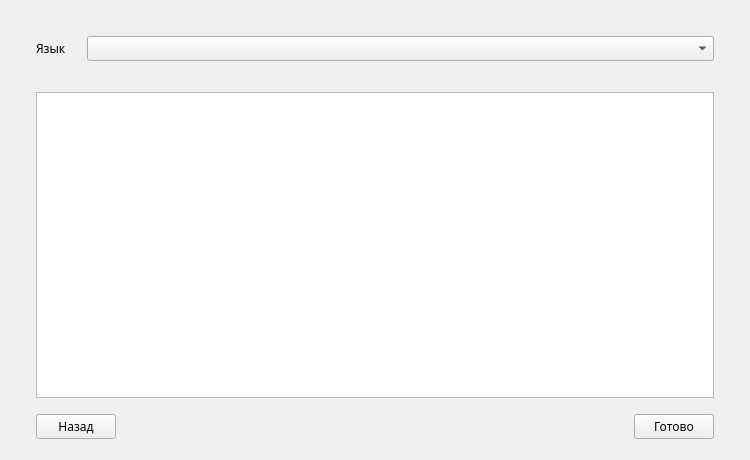
<?xml version="1.0" encoding="UTF-8"?>
<ui version="4.0">
 <class>settingsLanguage</class>
 <widget class="QWidget" name="settingsLanguage">
  <property name="geometry">
   <rect>
    <x>0</x>
    <y>0</y>
    <width>750</width>
    <height>460</height>
   </rect>
  </property>
  <property name="windowTitle">
   <string>Новый проект</string>
  </property>
  <property name="windowIcon">
   <iconset>
    <normaloff>../build-IDE-Desktop_Qt_5_15_2_MinGW_64_bit-Debug/icon.png</normaloff>../build-IDE-Desktop_Qt_5_15_2_MinGW_64_bit-Debug/icon.png</iconset>
  </property>
  <layout class="QVBoxLayout" name="verticalLayout">
   <item>
    <layout class="QHBoxLayout" name="languageBlock" stretch="0,0">
     <property name="spacing">
      <number>20</number>
     </property>
     <property name="leftMargin">
      <number>25</number>
     </property>
     <property name="topMargin">
      <number>25</number>
     </property>
     <property name="rightMargin">
      <number>25</number>
     </property>
     <property name="bottomMargin">
      <number>25</number>
     </property>
     <item>
      <widget class="QLabel" name="labelLanguage">
       <property name="minimumSize">
        <size>
         <width>0</width>
         <height>25</height>
        </size>
       </property>
       <property name="font">
        <font>
         <family>Trebuchet MS</family>
         <pointsize>9</pointsize>
        </font>
       </property>
       <property name="text">
        <string>Язык</string>
       </property>
      </widget>
     </item>
     <item>
      <widget class="QComboBox" name="comboBoxLanguage">
       <property name="sizePolicy">
        <sizepolicy hsizetype="Minimum" vsizetype="Preferred">
         <horstretch>50</horstretch>
         <verstretch>25</verstretch>
        </sizepolicy>
       </property>
       <property name="minimumSize">
        <size>
         <width>200</width>
         <height>25</height>
        </size>
       </property>
       <property name="maximumSize">
        <size>
         <width>16777215</width>
         <height>16777215</height>
        </size>
       </property>
       <property name="font">
        <font>
         <family>Trebuchet MS</family>
         <pointsize>9</pointsize>
        </font>
       </property>
      </widget>
     </item>
    </layout>
   </item>
   <item>
    <layout class="QHBoxLayout" name="exampleBlock">
     <property name="leftMargin">
      <number>25</number>
     </property>
     <property name="topMargin">
      <number>0</number>
     </property>
     <property name="rightMargin">
      <number>25</number>
     </property>
     <property name="bottomMargin">
      <number>0</number>
     </property>
     <item>
      <widget class="QTextEdit" name="exampleStartCode">
       <property name="sizePolicy">
        <sizepolicy hsizetype="Expanding" vsizetype="Expanding">
         <horstretch>0</horstretch>
         <verstretch>0</verstretch>
        </sizepolicy>
       </property>
       <property name="lineWrapMode">
        <enum>QTextEdit::WidgetWidth</enum>
       </property>
       <property name="readOnly">
        <bool>true</bool>
       </property>
       <property name="html">
        <string>&lt;!DOCTYPE HTML PUBLIC &quot;-//W3C//DTD HTML 4.0//EN&quot; &quot;http://www.w3.org/TR/REC-html40/strict.dtd&quot;&gt;
&lt;html&gt;&lt;head&gt;&lt;meta name=&quot;qrichtext&quot; content=&quot;1&quot; /&gt;&lt;style type=&quot;text/css&quot;&gt;
p, li { white-space: pre-wrap; }
&lt;/style&gt;&lt;/head&gt;&lt;body style=&quot; font-family:'MS Shell Dlg 2'; font-size:8.25pt; font-weight:400; font-style:normal;&quot;&gt;
&lt;p style=&quot;-qt-paragraph-type:empty; margin-top:0px; margin-bottom:0px; margin-left:0px; margin-right:0px; -qt-block-indent:0; text-indent:0px; font-size:10pt;&quot;&gt;&lt;br /&gt;&lt;/p&gt;&lt;/body&gt;&lt;/html&gt;</string>
       </property>
      </widget>
     </item>
    </layout>
   </item>
   <item>
    <layout class="QHBoxLayout" name="readyBlock">
     <property name="leftMargin">
      <number>25</number>
     </property>
     <property name="topMargin">
      <number>10</number>
     </property>
     <property name="rightMargin">
      <number>25</number>
     </property>
     <property name="bottomMargin">
      <number>10</number>
     </property>
     <item alignment="Qt::AlignLeft">
      <widget class="QPushButton" name="backButton">
       <property name="minimumSize">
        <size>
         <width>0</width>
         <height>25</height>
        </size>
       </property>
       <property name="font">
        <font>
         <family>Trebuchet MS</family>
         <pointsize>9</pointsize>
        </font>
       </property>
       <property name="text">
        <string>Назад</string>
       </property>
      </widget>
     </item>
     <item alignment="Qt::AlignRight">
      <widget class="QPushButton" name="readyButton">
       <property name="sizePolicy">
        <sizepolicy hsizetype="Preferred" vsizetype="Fixed">
         <horstretch>0</horstretch>
         <verstretch>0</verstretch>
        </sizepolicy>
       </property>
       <property name="minimumSize">
        <size>
         <width>0</width>
         <height>25</height>
        </size>
       </property>
       <property name="font">
        <font>
         <family>Trebuchet MS</family>
         <pointsize>9</pointsize>
        </font>
       </property>
       <property name="text">
        <string>Готово</string>
       </property>
      </widget>
     </item>
    </layout>
   </item>
  </layout>
 </widget>
 <resources/>
 <connections/>
</ui>
